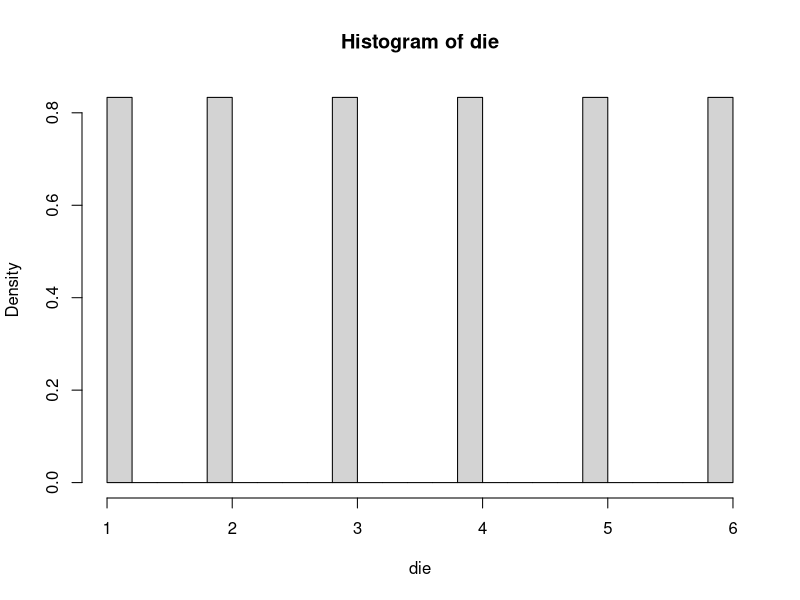
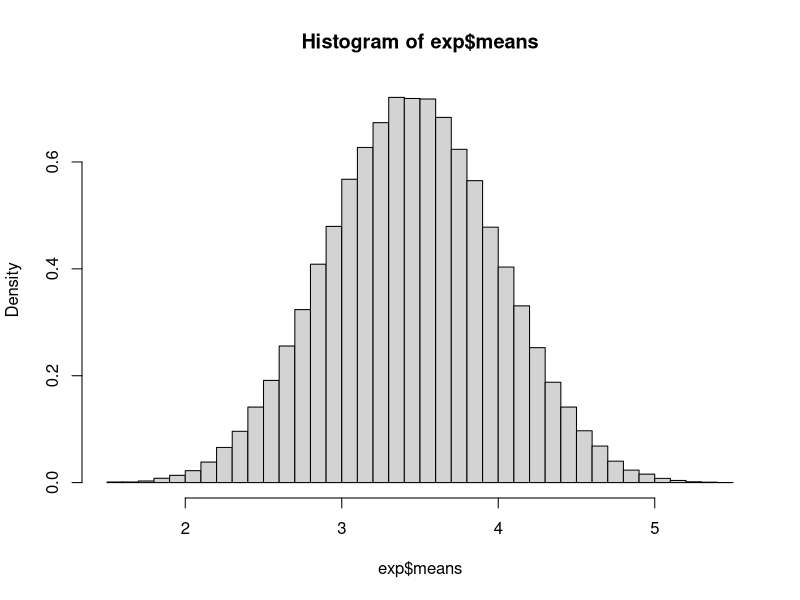

Recreate these plots in R, in order.
## ---- chunk 1
library(knitr)
library(tidyverse)
knitr::opts_chunk$set(eval = TRUE, results = TRUE)
## ---- chunk 2
candidates <- c("H","T")
table(sample(candidates, 100, replace = TRUE))
## ---- chunk 3
die <- c(1:6)
hist(die,breaks=20, prob=TRUE)
# what's the expected value of the mean of a die = 3.5
exp <- data.frame(means = replicate(100000,mean(sample(die,10,replace=TRUE))))
hist(exp$means,prob=TRUE,breaks=50)
